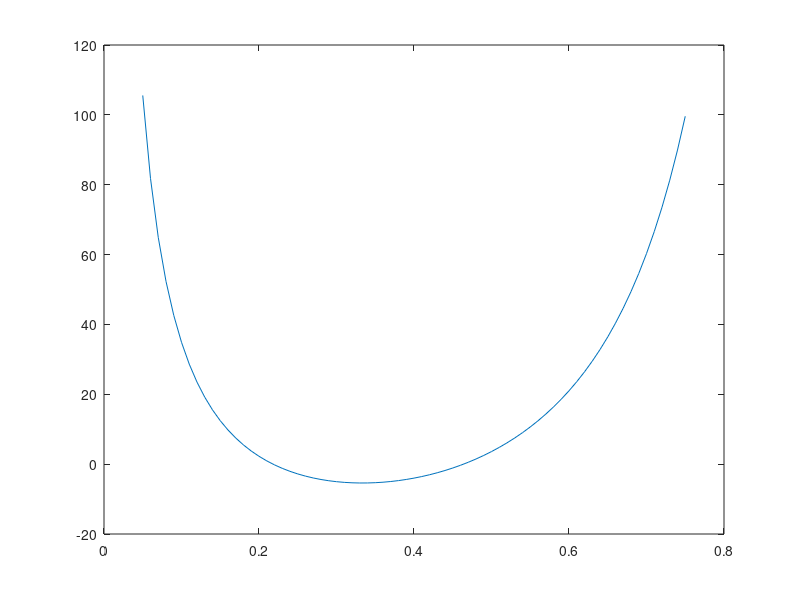

MATLAB code for this plot:
V_PA = 27;
V_PB = 1;
V_RTM = 7.2;
r = 0.05:0.01:0.75;
y = -2 * V_PA + (V_PB * V_PB * V_RTM) ./ (r .* (V_PB - r) .* (V_PB - r));
plot(r, y);

